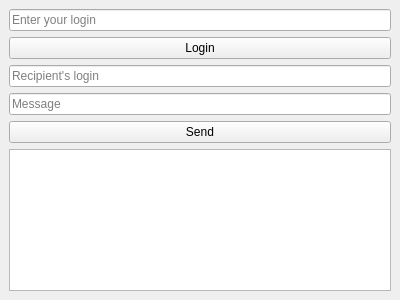
<?xml version="1.0" encoding="UTF-8"?>
<ui version="4.0">
 <class>MainWindow</class>
 <widget class="QMainWindow" name="MainWindow">
  <property name="geometry">
   <rect>
    <x>0</x>
    <y>0</y>
    <width>400</width>
    <height>300</height>
   </rect>
  </property>
  <property name="windowTitle">
   <string>Messenger</string>
  </property>
  <widget class="QWidget" name="centralwidget">
   <layout class="QVBoxLayout" name="verticalLayout">
    <item>
     <widget class="QLineEdit" name="loginInput">
      <property name="placeholderText">
       <string>Enter your login</string>
      </property>
     </widget>
    </item>
    <item>
     <widget class="QPushButton" name="loginButton">
      <property name="text">
       <string>Login</string>
      </property>
     </widget>
    </item>
    <item>
     <widget class="QLineEdit" name="recipientInput">
      <property name="placeholderText">
       <string>Recipient's login</string>
      </property>
     </widget>
    </item>
    <item>
     <widget class="QLineEdit" name="messageInput">
      <property name="placeholderText">
       <string>Message</string>
      </property>
     </widget>
    </item>
    <item>
     <widget class="QPushButton" name="sendButton">
      <property name="text">
       <string>Send</string>
      </property>
     </widget>
    </item>
    <item>
     <widget class="QTextBrowser" name="chatDisplay"/>
    </item>
   </layout>
  </widget>
 </widget>
 <resources/>
 <connections/>
</ui>
